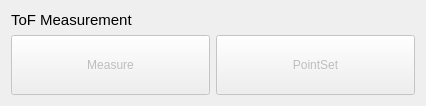
<?xml version="1.0" encoding="UTF-8"?>
<ui version="4.0">
 <class>QmitkToFPointSetWidgetControls</class>
 <widget class="QWidget" name="QmitkToFPointSetWidgetControls">
  <property name="geometry">
   <rect>
    <x>0</x>
    <y>0</y>
    <width>426</width>
    <height>103</height>
   </rect>
  </property>
  <property name="minimumSize">
   <size>
    <width>0</width>
    <height>0</height>
   </size>
  </property>
  <property name="windowTitle">
   <string>QmitkToFCompositeFilter</string>
  </property>
  <layout class="QGridLayout" name="gridLayout">
   <item row="0" column="0">
    <widget class="QLabel" name="label">
     <property name="font">
      <font>
       <pointsize>11</pointsize>
      </font>
     </property>
     <property name="text">
      <string>ToF Measurement</string>
     </property>
    </widget>
   </item>
   <item row="1" column="0">
    <layout class="QHBoxLayout" name="horizontalLayout">
     <item>
      <widget class="QToolButton" name="measureButton">
       <property name="enabled">
        <bool>false</bool>
       </property>
       <property name="sizePolicy">
        <sizepolicy hsizetype="Preferred" vsizetype="Fixed">
         <horstretch>0</horstretch>
         <verstretch>0</verstretch>
        </sizepolicy>
       </property>
       <property name="minimumSize">
        <size>
         <width>70</width>
         <height>60</height>
        </size>
       </property>
       <property name="maximumSize">
        <size>
         <width>16777215</width>
         <height>60</height>
        </size>
       </property>
       <property name="toolTip">
        <string>Shift+Click to add measurement points. Select points in PointSet by clicking. Delete Points by selecting and typing DEL.</string>
       </property>
       <property name="text">
        <string>Measure</string>
       </property>
       <property name="icon">
        <iconset>
         <normaloff>:/images/measurement.png</normaloff>:/images/measurement.png</iconset>
       </property>
       <property name="iconSize">
        <size>
         <width>32</width>
         <height>32</height>
        </size>
       </property>
       <property name="checkable">
        <bool>true</bool>
       </property>
       <property name="toolButtonStyle">
        <enum>Qt::ToolButtonTextUnderIcon</enum>
       </property>
      </widget>
     </item>
     <item>
      <widget class="QToolButton" name="pointSetButton">
       <property name="enabled">
        <bool>false</bool>
       </property>
       <property name="sizePolicy">
        <sizepolicy hsizetype="Preferred" vsizetype="Fixed">
         <horstretch>0</horstretch>
         <verstretch>0</verstretch>
        </sizepolicy>
       </property>
       <property name="minimumSize">
        <size>
         <width>70</width>
         <height>60</height>
        </size>
       </property>
       <property name="maximumSize">
        <size>
         <width>16777215</width>
         <height>60</height>
        </size>
       </property>
       <property name="toolTip">
        <string>Shift+Click to add points to PointSet. Select points in PointSet by clicking. Delete Points by selecting and typing DEL.</string>
       </property>
       <property name="text">
        <string>PointSet</string>
       </property>
       <property name="icon">
        <iconset>
         <normaloff>:/images/path.png</normaloff>:/images/path.png</iconset>
       </property>
       <property name="iconSize">
        <size>
         <width>32</width>
         <height>32</height>
        </size>
       </property>
       <property name="checkable">
        <bool>true</bool>
       </property>
       <property name="toolButtonStyle">
        <enum>Qt::ToolButtonTextUnderIcon</enum>
       </property>
      </widget>
     </item>
    </layout>
   </item>
  </layout>
 </widget>
 <layoutdefault spacing="6" margin="11"/>
 <resources/>
 <connections/>
</ui>
